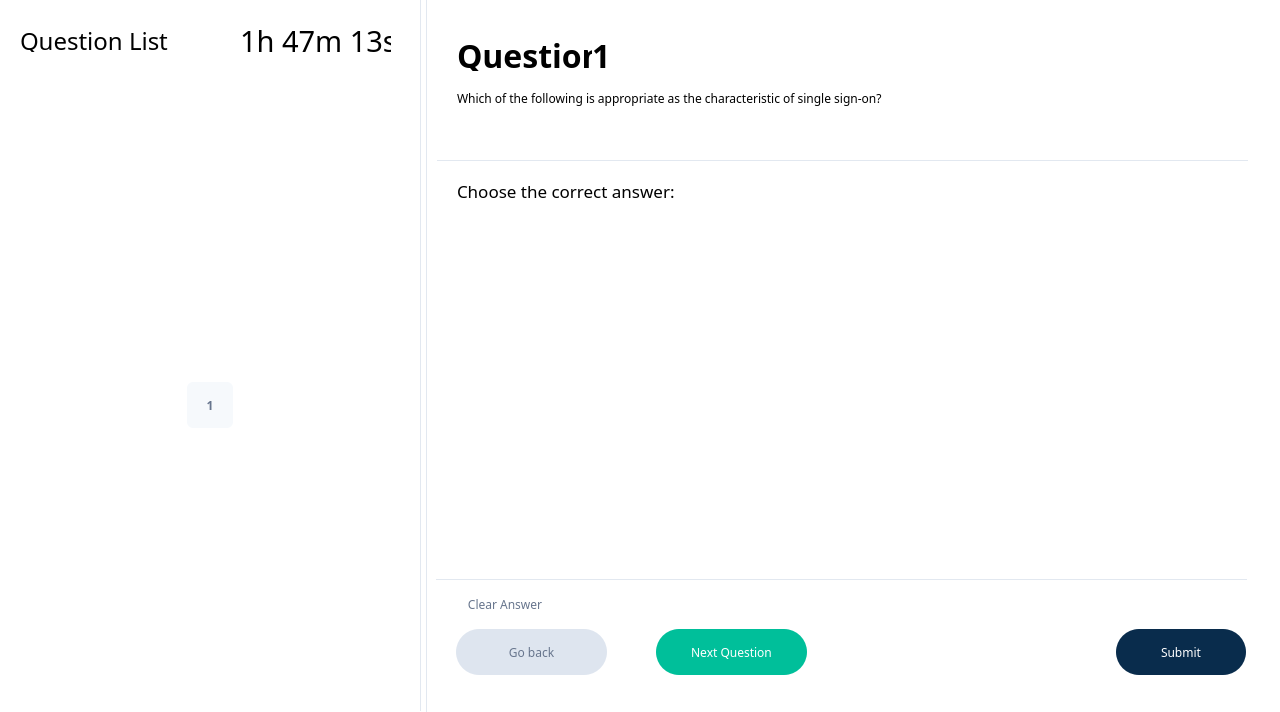
<?xml version="1.0" encoding="UTF-8"?>
<ui version="4.0">
 <class>ExamWindow</class>
 <widget class="QMainWindow" name="ExamWindow">
  <property name="geometry">
   <rect>
    <x>0</x>
    <y>0</y>
    <width>1280</width>
    <height>712</height>
   </rect>
  </property>
  <property name="windowTitle">
   <string>MainWindow</string>
  </property>
  <property name="styleSheet">
   <string notr="true">QMainWindow {
	background-color: rgb(224,224,224);
}</string>
  </property>
  <widget class="QWidget" name="centralwidget">
   <layout class="QHBoxLayout" name="horizontalLayout">
    <property name="spacing">
     <number>0</number>
    </property>
    <property name="leftMargin">
     <number>0</number>
    </property>
    <property name="topMargin">
     <number>0</number>
    </property>
    <property name="rightMargin">
     <number>0</number>
    </property>
    <property name="bottomMargin">
     <number>0</number>
    </property>
    <item>
     <widget class="QWidget" name="widget" native="true">
      <property name="sizePolicy">
       <sizepolicy hsizetype="Preferred" vsizetype="Preferred">
        <horstretch>4</horstretch>
        <verstretch>0</verstretch>
       </sizepolicy>
      </property>
      <property name="styleSheet">
       <string notr="true">background-color: #fff;
border-right: 1px solid #e2e8f0;
</string>
      </property>
      <widget class="QWidget" name="widget_3" native="true">
       <property name="geometry">
        <rect>
         <x>0</x>
         <y>0</y>
         <width>421</width>
         <height>91</height>
        </rect>
       </property>
       <property name="styleSheet">
        <string notr="true">border-bottom: 1px solid #e2e8f0;
background-color:#fff;</string>
       </property>
       <widget class="QLabel" name="label">
        <property name="geometry">
         <rect>
          <x>20</x>
          <y>30</y>
          <width>151</width>
          <height>22</height>
         </rect>
        </property>
        <property name="font">
         <font>
          <family>Source Sans 3 SemiBold</family>
          <pointsize>18</pointsize>
         </font>
        </property>
        <property name="styleSheet">
         <string notr="true">border: none;
color: #000;
</string>
        </property>
        <property name="text">
         <string>Question List</string>
        </property>
       </widget>
       <widget class="QLabel" name="countdownLabel">
        <property name="geometry">
         <rect>
          <x>240</x>
          <y>30</y>
          <width>151</width>
          <height>22</height>
         </rect>
        </property>
        <property name="font">
         <font>
          <family>Source Sans 3</family>
          <pointsize>22</pointsize>
         </font>
        </property>
        <property name="styleSheet">
         <string notr="true">border: none;</string>
        </property>
        <property name="text">
         <string>1h 47m 13s</string>
        </property>
       </widget>
      </widget>
      <widget class="QWidget" name="gridLayoutWidget">
       <property name="geometry">
        <rect>
         <x>0</x>
         <y>90</y>
         <width>421</width>
         <height>621</height>
        </rect>
       </property>
       <layout class="QGridLayout" name="gridLayout">
        <property name="topMargin">
         <number>9</number>
        </property>
        <property name="spacing">
         <number>0</number>
        </property>
        <item row="0" column="0">
         <widget class="QPushButton" name="pushButton">
          <property name="font">
           <font>
            <family>Source Sans 3</family>
            <weight>75</weight>
            <bold>true</bold>
           </font>
          </property>
          <property name="styleSheet">
           <string notr="true">background-color: #F6F9FC;
border: none;
min-height: 46px;
max-width: 46px;
border-radius: 6px;
font-family: &quot;Source Sans 3&quot;;
font-weight: bold;
color: #67758D;
</string>
          </property>
          <property name="text">
           <string>1</string>
          </property>
         </widget>
        </item>
       </layout>
      </widget>
     </widget>
    </item>
    <item>
     <widget class="QWidget" name="widget_2" native="true">
      <property name="sizePolicy">
       <sizepolicy hsizetype="Preferred" vsizetype="Preferred">
        <horstretch>8</horstretch>
        <verstretch>0</verstretch>
       </sizepolicy>
      </property>
      <property name="font">
       <font>
        <family>Source Sans 3</family>
        <pointsize>12</pointsize>
       </font>
      </property>
      <property name="styleSheet">
       <string notr="true">background-color: #fff;</string>
      </property>
      <widget class="QWidget" name="widget_4" native="true">
       <property name="geometry">
        <rect>
         <x>10</x>
         <y>10</y>
         <width>811</width>
         <height>151</height>
        </rect>
       </property>
       <property name="styleSheet">
        <string notr="true">#widget_4{
	border-bottom: 1px solid #e2e8f0;
}</string>
       </property>
       <widget class="QLabel" name="label_3">
        <property name="geometry">
         <rect>
          <x>20</x>
          <y>30</y>
          <width>141</width>
          <height>31</height>
         </rect>
        </property>
        <property name="font">
         <font>
          <family>Source Sans 3</family>
          <pointsize>24</pointsize>
          <weight>75</weight>
          <italic>false</italic>
          <bold>true</bold>
         </font>
        </property>
        <property name="text">
         <string>Question</string>
        </property>
       </widget>
       <widget class="QLabel" name="questionText">
        <property name="geometry">
         <rect>
          <x>20</x>
          <y>80</y>
          <width>771</width>
          <height>61</height>
         </rect>
        </property>
        <property name="font">
         <font>
          <family>Source Sans 3</family>
         </font>
        </property>
        <property name="text">
         <string>Which of the following is appropriate as the characteristic of single sign-on?</string>
        </property>
        <property name="alignment">
         <set>Qt::AlignLeading|Qt::AlignLeft|Qt::AlignTop</set>
        </property>
        <property name="wordWrap">
         <bool>true</bool>
        </property>
       </widget>
       <widget class="QLabel" name="questionNumber">
        <property name="geometry">
         <rect>
          <x>155</x>
          <y>30</y>
          <width>131</width>
          <height>31</height>
         </rect>
        </property>
        <property name="font">
         <font>
          <family>Source Sans 3</family>
          <pointsize>24</pointsize>
          <weight>75</weight>
          <italic>false</italic>
          <bold>true</bold>
         </font>
        </property>
        <property name="text">
         <string>1</string>
        </property>
       </widget>
      </widget>
      <widget class="QLabel" name="label_5">
       <property name="geometry">
        <rect>
         <x>30</x>
         <y>180</y>
         <width>281</width>
         <height>22</height>
        </rect>
       </property>
       <property name="font">
        <font>
         <family>Source Sans 3</family>
         <pointsize>13</pointsize>
         <weight>50</weight>
         <bold>false</bold>
        </font>
       </property>
       <property name="text">
        <string>Choose the correct answer:</string>
       </property>
      </widget>
      <widget class="QWidget" name="verticalLayoutWidget">
       <property name="geometry">
        <rect>
         <x>29</x>
         <y>230</y>
         <width>791</width>
         <height>341</height>
        </rect>
       </property>
       <layout class="QVBoxLayout" name="optionList"/>
      </widget>
      <widget class="QWidget" name="widget_5" native="true">
       <property name="geometry">
        <rect>
         <x>9</x>
         <y>579</y>
         <width>811</width>
         <height>121</height>
        </rect>
       </property>
       <property name="styleSheet">
        <string notr="true">#widget_5{
	border-top: 1px solid #e2e8f0;
}</string>
       </property>
       <widget class="QPushButton" name="submitButton">
        <property name="geometry">
         <rect>
          <x>680</x>
          <y>50</y>
          <width>130</width>
          <height>46</height>
         </rect>
        </property>
        <property name="font">
         <font>
          <family>Source Sans 3 SemiBold</family>
          <weight>50</weight>
          <bold>false</bold>
         </font>
        </property>
        <property name="cursor">
         <cursorShape>PointingHandCursor</cursorShape>
        </property>
        <property name="styleSheet">
         <string notr="true">#submitButton {
	background-color: rgb(9, 44, 76);
	border: none;
	color: #fff;
	border-radius: 23px;
}

#submitButton:hover {
	background-color: rgba(9, 44, 76, 0.9);
}</string>
        </property>
        <property name="text">
         <string>Submit</string>
        </property>
       </widget>
       <widget class="QPushButton" name="clearButton">
        <property name="geometry">
         <rect>
          <x>20</x>
          <y>10</y>
          <width>98</width>
          <height>30</height>
         </rect>
        </property>
        <property name="font">
         <font>
          <family>Source Sans 3 SemiBold</family>
         </font>
        </property>
        <property name="cursor">
         <cursorShape>PointingHandCursor</cursorShape>
        </property>
        <property name="styleSheet">
         <string notr="true">color: #67758D;
border: none;</string>
        </property>
        <property name="text">
         <string>Clear Answer</string>
        </property>
       </widget>
       <widget class="QPushButton" name="gobackButton">
        <property name="geometry">
         <rect>
          <x>20</x>
          <y>50</y>
          <width>151</width>
          <height>46</height>
         </rect>
        </property>
        <property name="font">
         <font>
          <family>Source Sans 3 SemiBold</family>
          <weight>50</weight>
          <bold>false</bold>
         </font>
        </property>
        <property name="cursor">
         <cursorShape>PointingHandCursor</cursorShape>
        </property>
        <property name="styleSheet">
         <string notr="true">#gobackButton {
	background-color: rgb(222, 229, 239); 
	border-radius: 23px;
   color: #67758D; 
}
#gobackButton:hover {
	background-color: rgba(222, 229, 239, 0.9); 
}</string>
        </property>
        <property name="text">
         <string>Go back</string>
        </property>
       </widget>
       <widget class="QPushButton" name="nextButton">
        <property name="geometry">
         <rect>
          <x>220</x>
          <y>50</y>
          <width>151</width>
          <height>46</height>
         </rect>
        </property>
        <property name="font">
         <font>
          <family>Source Sans 3 SemiBold</family>
          <weight>50</weight>
          <bold>false</bold>
         </font>
        </property>
        <property name="cursor">
         <cursorShape>PointingHandCursor</cursorShape>
        </property>
        <property name="styleSheet">
         <string notr="true">#nextButton {
	background-color: rgb(0, 191, 154);
	border-radius: 23px;
	color: #fff;
}

#nextButton:hover {
	background-color: rgba(0, 191, 154, 0.9);
}</string>
        </property>
        <property name="text">
         <string>Next Question</string>
        </property>
       </widget>
      </widget>
     </widget>
    </item>
   </layout>
  </widget>
 </widget>
 <resources/>
 <connections/>
</ui>
